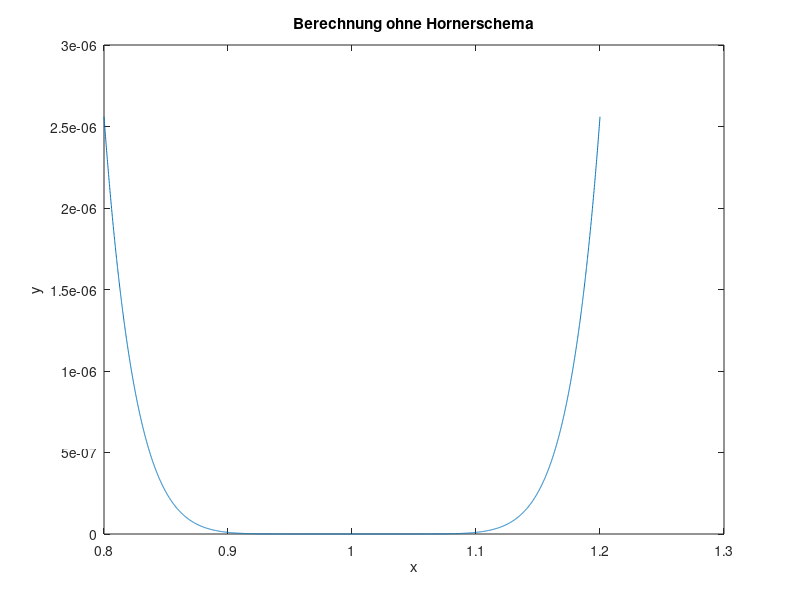

Write MATLAB code to recreate this figure. (Note: this script raises an error after producing the figure.)
x = single(0.8 : 1e-4 : 1.2);
horner_koeffs = [1 -8 28 -56 70 -56 28 -8 1];

fig_1 = figure('visible', 'off');
plot(x, (x - 1).^8);
title('Berechnung ohne Hornerschema');
xlabel('x');
ylabel('y');
print('plots/plot_2_2_exact.pdf');


fig_2 = figure('visible', 'off');
plot(x, horner(x, horner_koeffs));
title('Berechnung mit Hornerschema');
xlabel('x');
ylabel('y');
print('plots/plot_2_2_horner.pdf');
